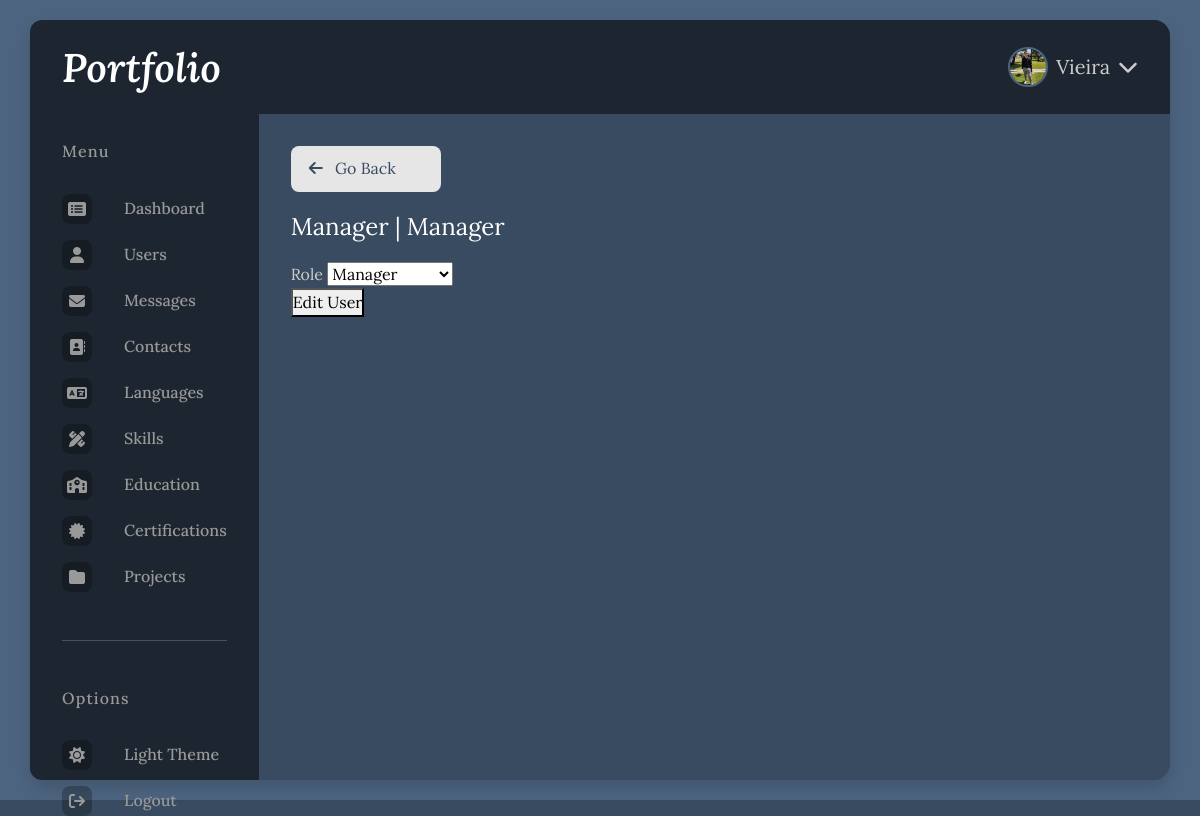
The page /pages/users/edit_user.php?id=2 (signed in) on the database its author committed.
### tables this page shows
CREATE TABLE tblSection (
    id              int primary key auto_increment,
    section         varchar(50),
    icon            varchar(50)
);

CREATE TABLE tblUser (
    id              int primary key auto_increment,
    username        varchar(100),
    email           varchar(100),
    pass            varchar(100),
    imgPath         varchar(255),
    dtCreated       datetime default current_timestamp,
    role            int default 2,
    foreign key (role) references tblRole(id)
);

### pages/users/edit_user.php (the view, shortened to what this page needs)
<?php
require_once('../../config/config.php');
require_once('../../utils/utils.php');
$sql = "SELECT * FROM tblUser WHERE id = :id";
$stmt = $conn->prepare($sql);
$stmt->bindParam(':id', $_GET['id'], PDO::PARAM_INT);
$stmt->execute();
$userx = $stmt->fetch(PDO::FETCH_ASSOC);
?>
<!DOCTYPE html>
<html lang="en">
<head>
    <?php require_once('../../components/head_links.php'); ?>
</head>
<body>
<div id="dashboard-wrapper">
    <div id="dashboard-container">
        <?php require_once('../../components/sidebar.php'); ?>
        <main>
            <?php require_once('../../components/navbar.php'); ?>
            <article id="users">
                <div class="go-back" onclick="window.location.href='./'">
                    <i class="fa-solid fa-arrow-left"></i>
                    <span>Go Back</span>
                </div>
                <div class="article-title">
                    <?php echo ($userx['role'] == 1) ? "Admin" : "Manager"; echo " | "; echo $userx['username']; ?>
                </div>
                <form action="../../server/users.php" method="post" class="form-section" autocomplete="off">
                    <div class="form-section__input-group">
                        <label for="roleField">Role</label>
                        <select name="role" id="roleField">
                        </select>
                    </div>
                    <button type="submit" name="editUserSubmit">
                        Edit User
                    </button>
                </form>
            </article>
        </main>
    </div>
</div>
</body>
</html>

### components/sidebar.php (shortened to what this page needs)
<div id="sidebar">
    <a href="../dashboard/" class="sidebar-brand">Portfolio</a>
    <nav class="sidebar-tabs">
        <h5 class="sidebar-title">Menu</h5>
        <?php
        $sqlManagerSection = "SELECT s.section, s.icon FROM tblUser AS u, tblSection AS s, tblManagerSectionAccess AS msa WHERE u.id = msa.idManager AND s.id = msa.idSection AND u.id = :id";
        $sqlAdminSection = "SELECT * FROM tblSection";
        if($_SESSION['role'] == 1) {
            $stmt = $conn->prepare($sqlAdminSection);
        } else if ($_SESSION['role'] == 2) {
            $stmt = $conn->prepare($sqlManagerSection);
            $stmt->bindParam(':id', $_SESSION['id'], PDO::PARAM_INT);
        }
        $stmt->execute();
        if($stmt->rowCount() > 0) {
            while ($section = $stmt->fetch(PDO::FETCH_ASSOC)) { ?>
        <a href="../<?php echo strtolower($section['section']); ?>/" class="sidebar-link">
            <div class="sidebar-link-icon"><i class="fa-regular <?php echo $section['icon']; ?>"></i></i>
            </div>
            <span><?php echo $section['section'] ?></span>
        </a>
        <?php } } ?>
    </nav>
    <hr>
    <div class="sidebar-tabs">
        <h5 class="sidebar-title">Options</h5>
        <a href="#" class="sidebar-link" id="toggleLight">
            <div class="sidebar-link-icon">
                <i class="fa-regular" id="toggleLightIcon"></i>
            </div>
            <span id="toggleLightLabel">Light Theme</span>
        </a>
        <a href=" ?logout" class="sidebar-link">
            <div class="sidebar-link-icon">
                <i class="fa-regular fa-arrow-right-from-bracket"></i>
            </div>
            <span>Logout</span>
        </a>
    </div>
</div>

### components/navbar.php (shortened to what this page needs)
<?php
$sql = "SELECT * FROM tblUser WHERE id = :id";
$stmt = $conn->prepare($sql);
$stmt->bindParam(':id', $_SESSION['id'], PDO::PARAM_INT);
$stmt->execute();
$user = $stmt->fetch(PDO::FETCH_ASSOC);
?>
<div id="navbar">
    <div class="navbar-section navbar-user">
        <div class="navbar-dropdown" id="navbar-dropdown">
            <img src="../../assets/images/<?php echo $user['imgPath']; ?>" class="navbar-img" alt="">
            <div class="navbar-dropdown-title"><?php echo $_SESSION['username']; ?></div>
            <i class="fa-regular fa-chevron-down"></i>
        </div>
    </div>
</div>

### assets/styles/main.css (style rules this page uses)
:root { --primary-variant: hsl(212, 25%, 15%); --primary: hsl(212, 25%, 30%); --secondary: hsl(212, 25%, 40%); --tertiary: hsl(212, 25%, 60%); --title-color: hsl(0, 0%, 100%); --subtitle-color: hsl(0, 0%, 90%); --text-color: hsl(0, 0%, 80%); --muted-color: hsl(0, 0%, 60%); --ff-base: 'Lora', serif; --fw-regular: 400; --fw-semibold: 500; --fw-bold: 600; --shadow: 0 0.5rem 1rem rgb(0 0 0 / 15%); --rounded-sm: .5rem; --rounded-md: .75rem; --rounded-lg: 1000vmax; }
* { padding: 0; margin: 0; box-sizing: border-box; outline: none; transition: all .2s; font-family: var(--ff-base); }
html { scroll-behavior: smooth; }
a { color: var(--tertiary); text-decoration: none; }
body { background-color: var(--primary); font-size: 1rem; font-weight: 400; line-height: 1.6; min-height: 100vh; }

### assets/styles/sidebar.css (style rules this page uses)
#sidebar { max-width: 300px; height: 100%; padding: 2rem; padding-top: 1rem; display: flex; flex-direction: column; background-color: var(--primary-variant); border-top-left-radius: .75rem; border-bottom-left-radius: .75rem; }
#sidebar a, #sidebar a:hover, #sidebar a:focus { text-decoration: none; }
#sidebar .sidebar-brand-sm, #sidebar .sidebar-brand { color: var(--title-color); font-size: 2.5rem; font-weight: var(--fw-bold); font-style: italic; padding-bottom: .65rem; transition: color .2s; }
.sidebar-tabs { color: var(--muted-color); display: flex; flex-direction: column; gap: 1rem; flex-grow: 2; justify-content: flex-start; height: auto; margin: 2rem 0; }
.sidebar-title { font-size: 1rem; letter-spacing: 0.07rem; margin-bottom: 1rem; }
a.sidebar-link { display: flex; flex-direction: row; gap: 2rem; color: var(--muted-color); font-weight: var(--fw-semibold); font-size: 1rem; transition: background-color .2s ease; }
.sidebar-link .sidebar-link-icon { background-color: rgba(0,0,0,.25); width: 30px; height: 30px; border-radius: .5rem; display: grid; place-items: center; }
.sidebar-link i, .sidebar-link span { align-self: center; }

### assets/styles/navbar.css (style rules this page uses)
#navbar { display: flex; align-items: center; flex-direction: row; padding: 2rem; gap: 2rem; background-color: var(--primary-variant); border-top-right-radius: 1rem; }
.navbar-section { flex-grow: 1; min-height: 30px; font-size: 1.25rem; }
.navbar-user { display: flex; flex-direction: row; justify-content: flex-end; align-items: center; gap: 1rem; }
.navbar-img { width: 40px; border-radius: 50%; border: 2px solid var(--secondary); }
.navbar-dropdown { display: flex; flex-direction: row; gap: .5rem; align-items: center; cursor: pointer; position: absolute; user-select: none; }

### assets/styles/dashboard.css (style rules this page uses)
#dashboard-wrapper { width: 100%; height: 100vh; display: flex; justify-content: center; align-items: center; background-color: var(--secondary); }
#dashboard-container { --content-padding: 2rem; --content-gap: 1rem; display: flex; width: 95vw; height: 95vh; background-color: var(--primary); border-radius: 1rem; box-shadow: var(--shadow); font-weight: var(--fw-regular); font-size: 1rem; color: var(--text-color); }
#dashboard-container main { display: flex; flex-direction: column; width: 100%; flex-grow: 1; }
#dashboard-container article { --max-width: 1200px; display: flex; flex-direction: column; flex-grow: 1; margin-block: var(--content-padding); gap: var(--content-gap); overflow: auto; width: min(var(--max-width), 100% - (var(--content-padding) * 2)); margin-inline: auto; }
.article-title { font-size: 1.5rem; color: var(--title-color); }
.go-back { cursor: pointer; max-width: 150px; background-color: var(--subtitle-color); color: var(--primary); padding: .5rem 1rem; border-radius: var(--rounded-sm); border: 2px solid transparent; }
.go-back i { margin-right: .5rem; }

### rows shown on the page
tblsection: section "Dashboard"
tblsection: section "Users"
tblsection: section "Messages"
tblsection: section "Contacts"
tblsection: section "Languages"
tblsection: section "Skills"
tblsection: section "Education"
tblsection: section "Certifications"
tblsection: section "Projects"
tbluser: imgPath (picture)
tbluser: username "Manager"

### other values the page prints
$_SESSION['username'] "Vieira"
form field role "Manager"
